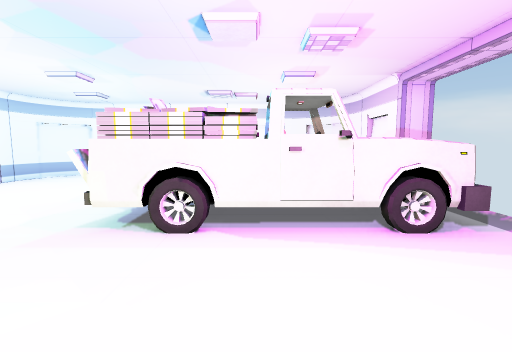
View 1 (above)

12 first-person views from a walk through a scene from a Unity 3-D project. The camera is 1.5 m above the floor, tilts 6° down and sees 85° across. Doors are open. The floor is counted in squares, 1 m on a side. Each view is taken from the middle of a square. On the plan, view 1 faces up. The plan holds only what a view shows up to about 14 squares ahead; the rest is blank. Some surface patterns are stand-ins.

View 2
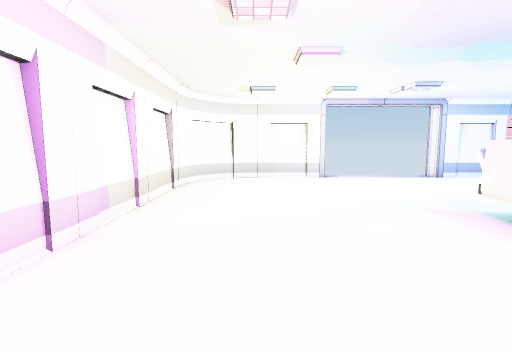

View 3
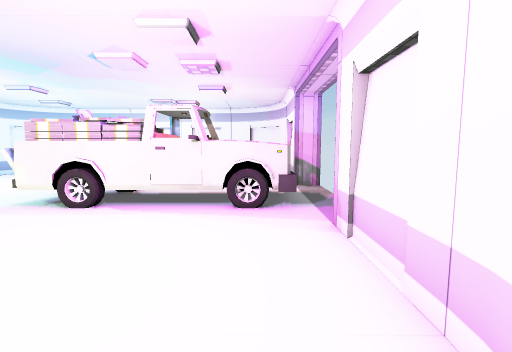

View 4
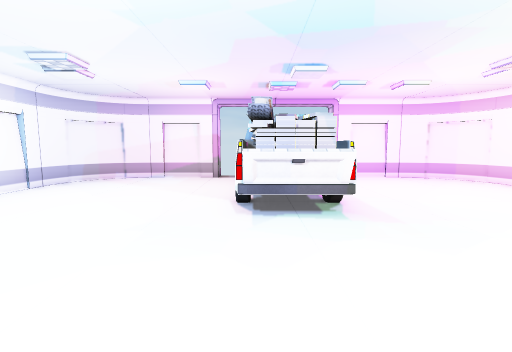

View 5
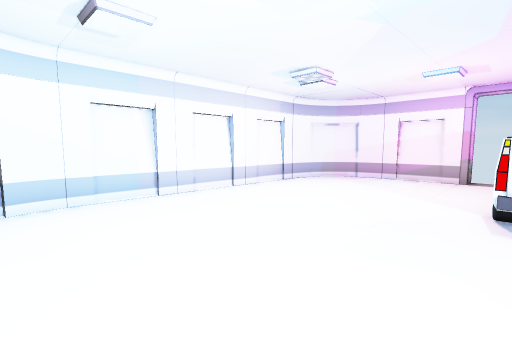

View 6
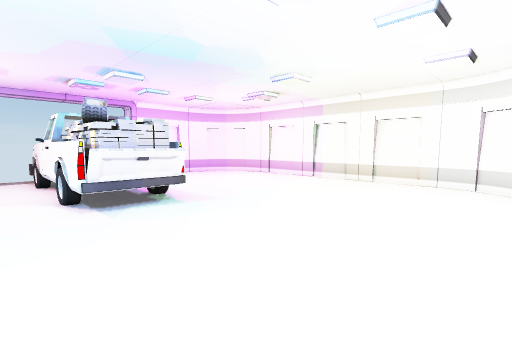

View 7
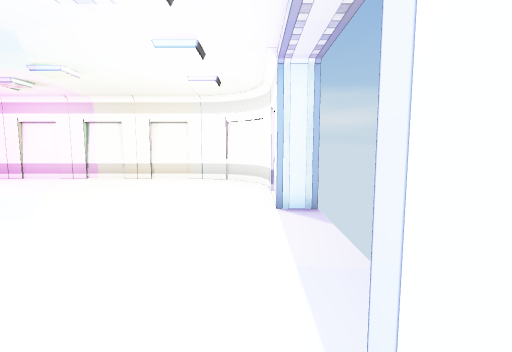

View 8
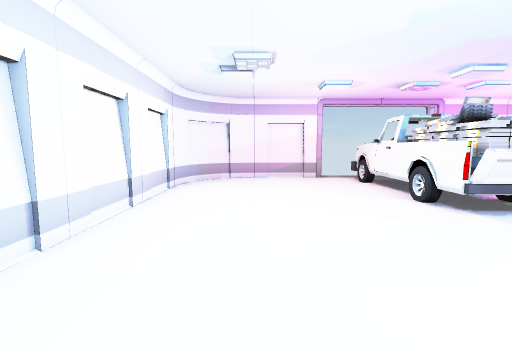

View 9
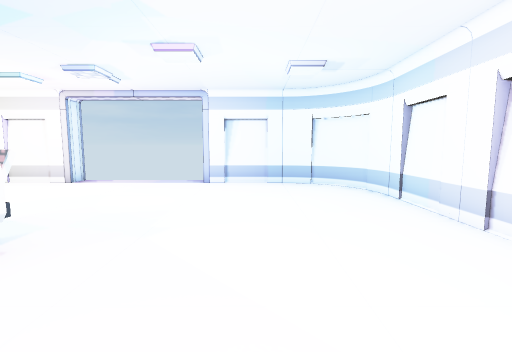

View 10
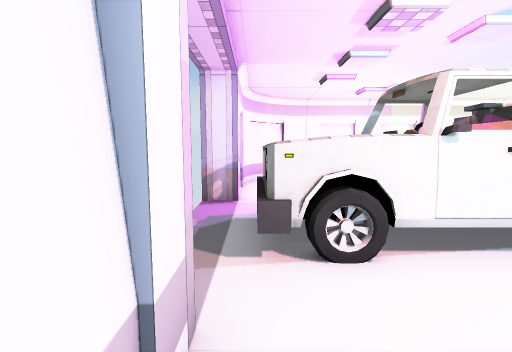

View 11
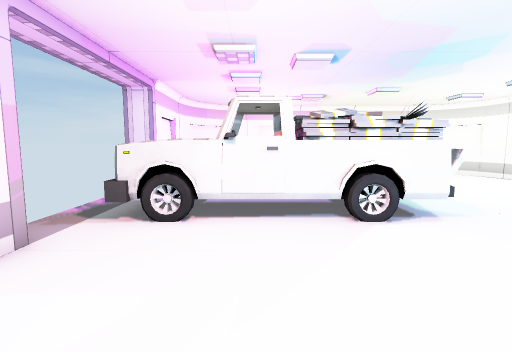

View 12
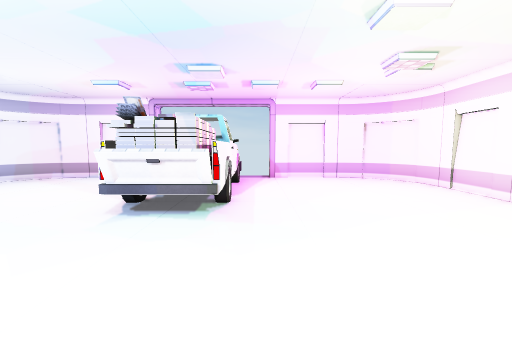

### Floor plan
Key: @ floor where view 1 was taken; # wall or solid block; . floor; D open door; O other object.
Columns run from 12 left of view 1 to 6 right of it. Each row starts with its distance up from view 1.
 15   ###############
 14   #.............#
 13  ##.............##
 12  #...............#
 11  #...............#
 10  #...............#
  9  #...............##
  8  ................D
  7  ........OOOOOOOOD
  6  ........OOOOOO OD
  5  ........OOOOOOOOD
  4  ................D
  3 ##...............##
  2  #...............#
  1  #...............#
  0  #..........@....#
 -1  ##.............##
 -2   #.............#
 -3   ###############

Positions as (right, up) in squares from view 1, and headings:
1: (0, 0), facing up
2: (3, 0), facing left
3: (3, -2), facing up
4: (-9, 7), facing right
5: (-9, 7), facing up-right
6: (-10, 9), facing down-right
7: (-10, 10), facing down
8: (-9, 12), facing right
9: (1, 11), facing left
10: (4, 11), facing down
11: (1, 13), facing down
12: (-9, 4), facing right
